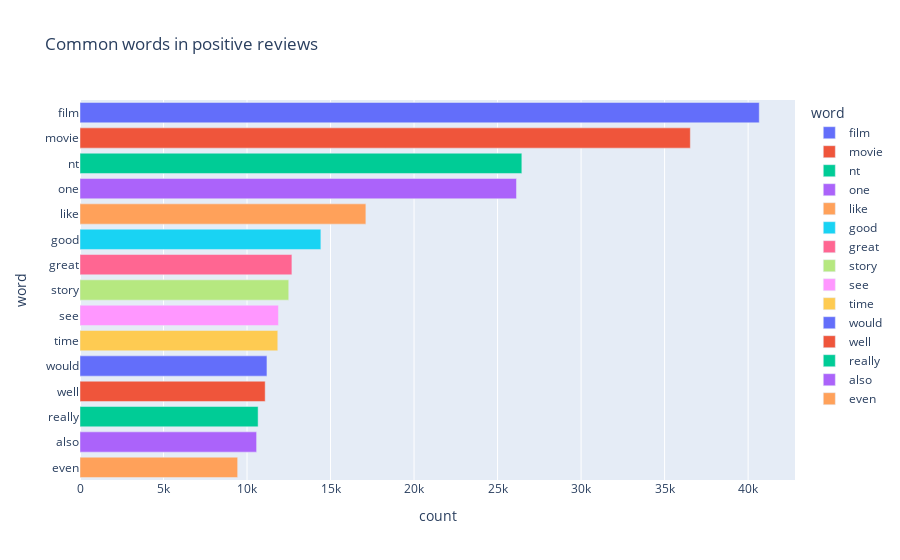

The notebook cell this image was saved under:
### Code cell
px.bar(pos_words, x='count', y='word', title='Common words in positive reviews', color='word')

### Figure 1 — Plotly figure (JSON) as saved in the notebook; plotly's stock layout.template omitted (floating-point values rounded to 4 significant figures)
{"data": [{"alignmentgroup": "True", "hovertemplate": "word=%{y}<br>count=%{x}<extra></extra>", "legendgroup": "film", "marker": {"color": "#636efa", "pattern": {"shape": ""}}, "name": "film", "offsetgroup": "film", "orientation": "h", "showlegend": true, "textposition": "auto", "type": "bar", "x": [40667], "xaxis": "x", "y": ["film"], "yaxis": "y"}, {"alignmentgroup": "True", "hovertemplate": "word=%{y}<br>count=%{x}<extra></extra>", "legendgroup": "movie", "marker": {"color": "#EF553B", "pattern": {"shape": ""}}, "name": "movie", "offsetgroup": "movie", "orientation": "h", "showlegend": true, "textposition": "auto", "type": "bar", "x": [36541], "xaxis": "x", "y": ["movie"], "yaxis": "y"}, {"alignmentgroup": "True", "hovertemplate": "word=%{y}<br>count=%{x}<extra></extra>", "legendgroup": "nt", "marker": {"color": "#00cc96", "pattern": {"shape": ""}}, "name": "nt", "offsetgroup": "nt", "orientation": "h", "showlegend": true, "textposition": "auto", "type": "bar", "x": [26453], "xaxis": "x", "y": ["nt"], "yaxis": "y"}, {"alignmentgroup": "True", "hovertemplate": "word=%{y}<br>count=%{x}<extra></extra>", "legendgroup": "one", "marker": {"color": "#ab63fa", "pattern": {"shape": ""}}, "name": "one", "offsetgroup": "one", "orientation": "h", "showlegend": true, "textposition": "auto", "type": "bar", "x": [26132], "xaxis": "x", "y": ["one"], "yaxis": "y"}, {"alignmentgroup": "True", "hovertemplate": "word=%{y}<br>count=%{x}<extra></extra>", "legendgroup": "like", "marker": {"color": "#FFA15A", "pattern": {"shape": ""}}, "name": "like", "offsetgroup": "like", "orientation": "h", "showlegend": true, "textposition": "auto", "type": "bar", "x": [17115], "xaxis": "x", "y": ["like"], "yaxis": "y"}, {"alignmentgroup": "True", "hovertemplate": "word=%{y}<br>count=%{x}<extra></extra>", "legendgroup": "good", "marker": {"color": "#19d3f3", "pattern": {"shape": ""}}, "name": "good", "offsetgroup": "good", "orientation": "h", "showlegend": true, "textposition": "auto", "type": "bar", "x": [14421], "xaxis": "x", "y": ["good"], "yaxis": "y"}, {"alignmentgroup": "True", "hovertemplate": "word=%{y}<br>count=%{x}<extra></extra>", "legendgroup": "great", "marker": {"color": "#FF6692", "pattern": {"shape": ""}}, "name": "great", "offsetgroup": "great", "orientation": "h", "showlegend": true, "textposition": "auto", "type": "bar", "x": [12687], "xaxis": "x", "y": ["great"], "yaxis": "y"}, {"alignmentgroup": "True", "hovertemplate": "word=%{y}<br>count=%{x}<extra></extra>", "legendgroup": "story", "marker": {"color": "#B6E880", "pattern": {"shape": ""}}, "name": "story", "offsetgroup": "story", "orientation": "h", "showlegend": true, "textposition": "auto", "type": "bar", "x": [12498], "xaxis": "x", "y": ["story"], "yaxis": "y"}, {"alignmentgroup": "True", "hovertemplate": "word=%{y}<br>count=%{x}<extra></extra>", "legendgroup": "see", "marker": {"color": "#FF97FF", "pattern": {"shape": ""}}, "name": "see", "offsetgroup": "see", "orientation": "h", "showlegend": true, "textposition": "auto", "type": "bar", "x": [11881], "xaxis": "x", "y": ["see"], "yaxis": "y"}, {"alignmentgroup": "True", "hovertemplate": "word=%{y}<br>count=%{x}<extra></extra>", "legendgroup": "time", "marker": {"color": "#FECB52", "pattern": {"shape": ""}}, "name": "time", "offsetgroup": "time", "orientation": "h", "showlegend": true, "textposition": "auto", "type": "bar", "x": [11841], "xaxis": "x", "y": ["time"], "yaxis": "y"}, {"alignmentgroup": "True", "hovertemplate": "word=%{y}<br>count=%{x}<extra></extra>", "legendgroup": "would", "marker": {"color": "#636efa", "pattern": {"shape": ""}}, "name": "would", "offsetgroup": "would", "orientation": "h", "showlegend": true, "textposition": "auto", "type": "bar", "x": [11193], "xaxis": "x", "y": ["would"], "yaxis": "y"}, {"alignmentgroup": "True", "hovertemplate": "word=%{y}<br>count=%{x}<extra></extra>", "legendgroup": "well", "marker": {"color": "#EF553B", "pattern": {"shape": ""}}, "name": "well", "offsetgroup": "well", "orientation": "h", "showlegend": true, "textposition": "auto", "type": "bar", "x": [11087], "xaxis": "x", "y": ["well"], "yaxis": "y"}, {"alignmentgroup": "True", "hovertemplate": "word=%{y}<br>count=%{x}<extra></extra>", "legendgroup": "really", "marker": {"color": "#00cc96", "pattern": {"shape": ""}}, "name": "really", "offsetgroup": "really", "orientation": "h", "showlegend": true, "textposition": "auto", "type": "bar", "x": [10664], "xaxis": "x", "y": ["really"], "yaxis": "y"}, {"alignmentgroup": "True", "hovertemplate": "word=%{y}<br>count=%{x}<extra></extra>", "legendgroup": "also", "marker": {"color": "#ab63fa", "pattern": {"shape": ""}}, "name": "also", "offsetgroup": "also", "orientation": "h", "showlegend": true, "textposition": "auto", "type": "bar", "x": [10574], "xaxis": "x", "y": ["also"], "yaxis": "y"}, {"alignmentgroup": "True", "hovertemplate": "word=%{y}<br>count=%{x}<extra></extra>", "legendgroup": "even", "marker": {"color": "#FFA15A", "pattern": {"shape": ""}}, "name": "even", "offsetgroup": "even", "orientation": "h", "showlegend": true, "textposition": "auto", "type": "bar", "x": [9439], "xaxis": "x", "y": ["even"], "yaxis": "y"}], "layout": {"barmode": "relative", "legend": {"title": {"text": "word"}, "tracegroupgap": 0}, "title": {"text": "Common words in positive reviews"}, "xaxis": {"anchor": "y", "domain": [0, 1], "title": {"text": "count"}}, "yaxis": {"anchor": "x", "categoryarray": ["even", "also", "really", "well", "would", "time", "see", "story", "great", "good", "like", "one", "nt", "movie", "film"], "categoryorder": "array", "domain": [0, 1], "title": {"text": "word"}}}}
